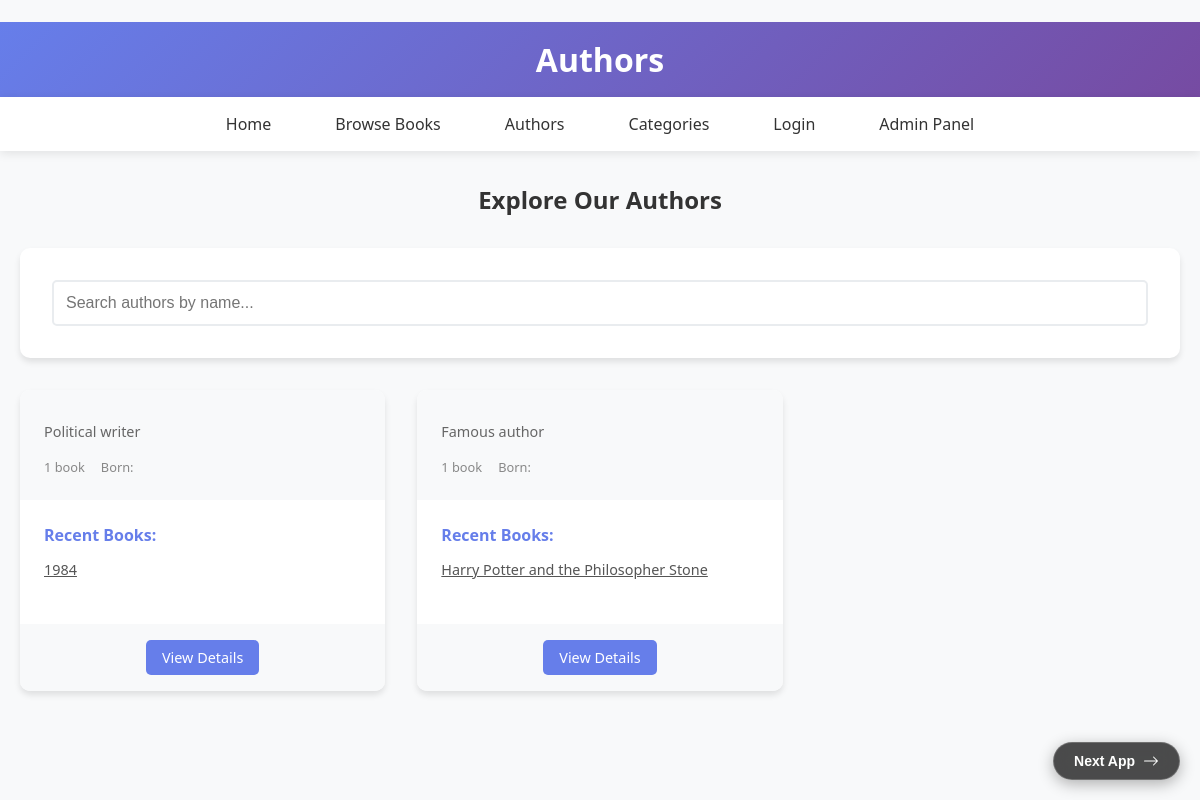
The page /q15/authors/ on the database its author committed.
### q15/models.py (models this page shows, shortened)
class Author(models.Model):
    first_name = models.CharField(max_length=100)
    last_name = models.CharField(max_length=100)
    email = models.EmailField(unique=True)
    bio = models.TextField(blank=True)
    birth_date = models.DateField(null=True, blank=True)
    is_active = models.BooleanField(default=True)
    created_at = models.DateTimeField(auto_now_add=True)
    class Meta:
        ordering = ['last_name', 'first_name']

class Book(models.Model):
    STATUS_CHOICES = [
        ('available', 'Available'),
        ('borrowed', 'Borrowed'),
        ('reserved', 'Reserved'),
        ('maintenance', 'Under Maintenance'),
    ]
    title = models.CharField(max_length=200)
    authors = models.ManyToManyField(Author, related_name='books')
    publisher = models.ForeignKey(Publisher, on_delete=models.SET_NULL, null=True, blank=True)
    categories = models.ManyToManyField(Category, related_name='books')
    isbn = models.CharField(max_length=13, unique=True, blank=True)
    publication_date = models.DateField()
    pages = models.PositiveIntegerField()
    price = models.DecimalField(max_digits=10, decimal_places=2)
    description = models.TextField(blank=True)
    cover_image = models.ImageField(upload_to='book_covers/', blank=True, null=True)
    status = models.CharField(max_length=20, choices=STATUS_CHOICES, default='available')
    stock_quantity = models.PositiveIntegerField(default=1)
    created_at = models.DateTimeField(auto_now_add=True)
    updated_at = models.DateTimeField(auto_now=True)
    class Meta:
        ordering = ['-publication_date']

### q15/views.py (the view)
# urls.py: path("authors/", views.authors_list, name="authors_list"),
def authors_list(request):
    search = request.GET.get('search')
    authors = Author.objects.annotate(
        book_count=Count('books')
    ).order_by('-book_count')
    if search:
        authors = authors.filter(
            Q(first_name__icontains=search) |
            Q(last_name__icontains=search) |
            Q(email__icontains=search)
        )
    context = {
        'authors': authors,
        'search_query': search,
    }
    return render(request, "authors_list.html", context)

### q15/templates/authors_list.html (shortened to what this page needs)
﻿<!DOCTYPE html>
<html lang="en">
<head>
</head>
<body>
<a href="/q19/" style="position: fixed; bottom: 20px; right: 20px; z-index: 9999; text-decoration: none; padding: 10px 20px; background: rgba(0, 0, 0, 0.7); backdrop-filter: blur(10px); -webkit-backdrop-filter: blur(10px); border: 1px solid rgba(255,255,255,0.2); border-radius: 30px; color: #fff; font-family: sans-serif; font-weight: 600; font-size: 14px; box-shadow: 0 4px 15px rgba(0,0,0,0.3); transition: all 0.3s ease; display: flex; align-items: center; gap: 8px;">
    Next App
    <svg xmlns="http://www.w3.org/2000/svg" width="16" height="16" fill="currentColor" viewBox="0 0 16 16"><path fill-rule="evenodd" d="M1 8a.5.5 1 0 1 .5-.5h11.793l-3.147-3.146a.5.5 0 0 1 .708-.708l4 4a.5.5 0 0 1 0 .708l-4 4a.5.5 0 0 1-.708-.708L13.293 8.5H1.5A.5.5 0 0 1 1 8z"/></svg>
</a>
  <div class="header">
    <div class="container">
      <h1> Authors</h1>
    </div>
  </div>
  <nav class="nav">
    <div class="container">
      <ul class="nav-links">
        <li><a href="/q15/">Home</a></li>
        <li><a href="/q15/books/">Browse Books</a></li>
        <li><a href="/q15/authors/">Authors</a></li>
        <li><a href="/q15/categories/">Categories</a></li>
        {% if user.is_authenticated %}
          <li><a href="/q15/my-loans/">My Loans</a></li>
          <li><a href="/accounts/logout/">Logout ({{ user.username }})</a></li>
        {% else %}
          <li><a href="/accounts/login/">Login</a></li>
        {% endif %}
        <li><a href="/admin/" target="_blank">Admin Panel</a></li>
      </ul>
    </div>
  </nav>
  <div class="container">
    <h2 class="page-title">Explore Our Authors</h2>
    <div class="search-form">
      <form method="get">
        <input type="text" name="q" class="search-input" placeholder="Search authors by name..." value="{{ query }}">
      </form>
    </div>
    {% if authors %}
    <div class="authors-grid">
      {% for author in authors %}
      <div class="author-card">
        <div class="author-header">
          {% if author.bio %}
          <div class="author-bio">{{ author.bio|truncatechars:150 }}</div>
          {% endif %}
          <div class="author-stats">
            <span>{{ author.books.count }} book{{ author.books.count|pluralize }}</span>
            <span>Born: {{ author.birth_date|date:"M j, Y" }}</span>
          </div>
        </div>
        <div class="author-content">
          <div class="author-books">
            <div class="books-count">Recent Books:</div>
            <ul class="book-list">
              {% for book in author.books.all|slice:":3" %}
              <li class="book-item">
                <a href="/q15/books/{{ book.id }}/" class="book-title">{{ book.title }}</a>
              </li>
              {% empty %}
              <li class="book-item">No books available</li>
              {% endfor %}
            </ul>
          </div>
        </div>
        <div class="author-actions">
          <a href="/q15/authors/{{ author.id }}/" class="btn">View Details</a>
        </div>
      </div>
      {% endfor %}
    </div>
    {% else %}
    <div class="no-authors">
      <h3>No authors found</h3>
      <p>Try adjusting your search criteria.</p>
    </div>
    {% endif %}
  </div>
</body>
</html>

### q15/templates/authors_list.html (style rules this page uses)
* { margin: 0; padding: 0; box-sizing: border-box; }
body { font-family: "Segoe UI", Tahoma, Geneva, Verdana, sans-serif; background: #f8f9fa; color: #333; }
.header { background: linear-gradient(135deg, #667eea 0%, #764ba2 100%); color: white; padding: 1rem 0; text-align: center; }
.nav { background: white; box-shadow: 0 2px 10px rgba(0,0,0,0.1); padding: 1rem 0; }
.nav-links { display: flex; justify-content: center; gap: 2rem; list-style: none; }
.nav-links a { text-decoration: none; color: #333; font-weight: 500; padding: 0.5rem 1rem; border-radius: 5px; transition: all 0.3s; }
.container { max-width: 1200px; margin: 0 auto; padding: 0 20px; }
.page-title { text-align: center; margin: 2rem 0; color: #333; }
.authors-grid { display: grid; grid-template-columns: repeat(auto-fill, minmax(300px, 1fr)); gap: 2rem; margin-bottom: 2rem; }
.author-card { background: white; border-radius: 10px; box-shadow: 0 4px 6px rgba(0,0,0,0.1); overflow: hidden; transition: transform 0.3s; }
.author-header { background: #f8f9fa; padding: 1.5rem; }
.author-bio { color: #666; font-size: 0.9rem; line-height: 1.4; margin-bottom: 1rem; }
.author-stats { display: flex; gap: 1rem; font-size: 0.8rem; color: #888; }
.author-content { padding: 1.5rem; }
.author-books { margin-bottom: 1rem; }
.books-count { font-weight: bold; color: #667eea; margin-bottom: 0.5rem; }
.book-list { list-style: none; }
.book-item { padding: 0.25rem 0; border-bottom: 1px solid #eee; }
.book-item:last-child { border-bottom: none; }
.book-title { font-size: 0.9rem; color: #555; }
.author-actions { padding: 1rem 1.5rem; background: #f8f9fa; text-align: center; }
.btn { background: #667eea; color: white; padding: 0.5rem 1rem; border: none; border-radius: 5px; cursor: pointer; text-decoration: none; display: inline-block; transition: background 0.3s; font-size: 0.9rem; }
.search-form { background: white; padding: 2rem; border-radius: 10px; box-shadow: 0 4px 6px rgba(0,0,0,0.1); margin-bottom: 2rem; }
.search-input { width: 100%; padding: 0.75rem; border: 2px solid #e9ecef; border-radius: 5px; font-size: 1rem; }

### rows shown on the page
Author: bio "Political writer", books.count "1"
Book: title "1984"
Author: bio "Famous author", books.count "1"
Book: title "Harry Potter and the Philosopher Stone"
